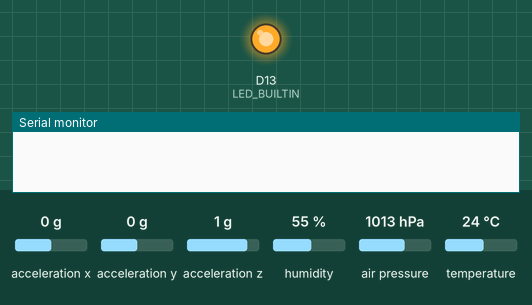
Recording of a sketch running on a simulated Arduino Nano 33 BLE. Shown: output pins drawn as LEDs (lit = HIGH), the last lines printed to the serial monitor. Inputs (shaded band) come from the test bench; at power-on: acceleration x 0 g, acceleration y 0 g, acceleration z 1 g, humidity 55 %, air pressure 1013 hPa, temperature 24 °C. Nothing arrives over Bluetooth unless stated; a phone connects over Bluetooth LE 3 s after start.

Above: at 0.1 s.
At 5.1 s:
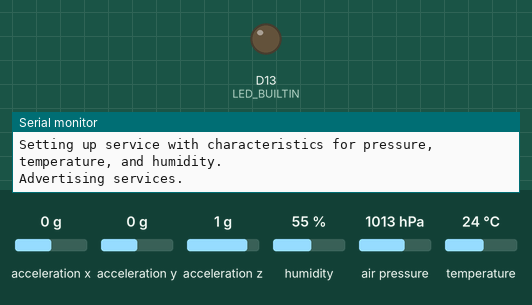
Timing chart, 0 to 9.5 s (numbered marks = the images above):
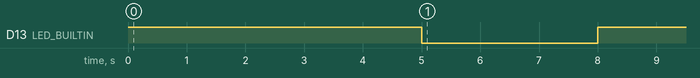

The sketch:

FINAL_Anne_BLE_TempAngle.ino
```cpp
#include <ArduinoBLE.h>
#include <Arduino_HTS221.h>
#include <Arduino_LPS22HB.h>
#include <Arduino_LSM9DS1.h>

// Declare the variables for reading barometric pressure, temperature, and humidity, respectively.
float p;
float t;
float h;
float x, y, z;
int degreesX = 0;
int degreesY = 0;

// Declare Bluetooth service name, and characteristics. All are standard GATT services.
BLEService environmentalSensingService("181A");
BLEUnsignedIntCharacteristic pressureCharacteristic("2A6D", BLERead); // 32-bit unsigned in Pascals, 1 decimal place.
BLEShortCharacteristic temperatureCharacteristic("2A6E", BLERead); // 16-bit signed, 2 decimal places.
BLEUnsignedIntCharacteristic humidityCharacteristic("2A6F", BLERead); // 16-bit unsigned, 2 decimal places.
BLEShortCharacteristic CharacteristicX("2201", BLERead);
BLEShortCharacteristic CharacteristicY("2202", BLERead);
BLEShortCharacteristic CharacteristicZ("2203", BLERead);


// Error pulse of death. Loops forever. Only used if there are problems.
void error_pulse() {
  while (1) {
    for (int i=0; i<3; i++) {
      digitalWrite(LED_BUILTIN, HIGH);
      delay(166);
      digitalWrite(LED_BUILTIN, LOW);
      delay(167);
    }
    delay(1001);
  }
}

void setup() {
  // Illuminate LED for 5sec to indicate startup.
  pinMode(LED_BUILTIN, OUTPUT);
  digitalWrite(LED_BUILTIN, HIGH);
  delay(5000);

  // Initialize serial for debug output.
  Serial.begin(9600);

  // Initialize atmospheric sensors.
  Serial.println("Initializing humidity and temperature sensor.");
  if (!HTS.begin()) {
    Serial.println("Failed.");
    error_pulse();
  }
  Serial.println("Initializing barometric pressure sensor.");
  if (!BARO.begin()) {
    Serial.println("Failed.");
    error_pulse();
  }

    Serial.println("Initializing sensor");
  if (!IMU.begin()) { Serial.println("Failed to initialize IMU!");  while (1);  }


  // Initialize Bluetooth communication.
  Serial.println("Initializing Bluetooth communication.");
  if (!BLE.begin()) {
    Serial.println("Failed.");
    error_pulse();
  }

  // Set up Bluetooth Environmental Sensing service.
  Serial.println("Setting up service with characteristics for pressure, temperature, and humidity.");
  BLE.setLocalName("Nano33BLE");
  BLE.setAdvertisedService(environmentalSensingService);

  // Add characteristics for barometric pressure, temperature, and humidity.
  environmentalSensingService.addCharacteristic(pressureCharacteristic);
  environmentalSensingService.addCharacteristic(temperatureCharacteristic);
  environmentalSensingService.addCharacteristic(humidityCharacteristic);
  environmentalSensingService.addCharacteristic(CharacteristicX);
  environmentalSensingService.addCharacteristic(CharacteristicY);
  environmentalSensingService.addCharacteristic(CharacteristicZ);

  // Make the service available.
  BLE.addService(environmentalSensingService);
  BLE.setConnectable(true);
  Serial.println("Advertising services.");
  BLE.advertise();

  // Turn off LED to indicate startup is complete.
  digitalWrite(LED_BUILTIN, LOW);
}

void loop() {

  // Wait for a connection from a central.
  BLEDevice central = BLE.central();

  // When a connection is made, activate LED and write address to serial for debug.
  if (central) {
    digitalWrite(LED_BUILTIN, HIGH);
    Serial.print("Incoming connection from: ");
    Serial.println(central.address());

    while (central.connected()) {
      // Get readings from sensors and update the charcteristic values.
      p = BARO.readPressure(KILOPASCAL);
      t = HTS.readTemperature(CELSIUS) - 4; // Subtract 4 deg C to compensate for heat generated by Nano 33 board.
      h = HTS.readHumidity();

      // Write values to serial port for debug.
      Serial.print("Pressure: ");
      Serial.print(p);
      Serial.println("kPa");
      Serial.print("Temperature: ");
      Serial.print(t);
      Serial.println("°C");
      Serial.print("Humidity: ");
      Serial.print(h);
      Serial.println("%");

      if (IMU.accelerationAvailable()) { IMU.readAcceleration(x, y, z);  }
      degreesX = map(100*abs(x), 0, 100, 0, 90);  // map values 0-1 to 0-90
      degreesY = map(100*abs(y), 0, 100, 0, 90);
      Serial.print(degreesX);
      Serial.println("  degrees");
      Serial.print(degreesY);
      Serial.println("  degrees");


      // Update Bluetooth characteristics with new values.
      pressureCharacteristic.writeValue((uint32_t) round(p * 10000)); // Convert kPa to Pa and shift for one decimal place.
      temperatureCharacteristic.writeValue((int16_t) round(t * 100)); // Shift for two decimal places.
      humidityCharacteristic.writeValue((uint16_t) round(h * 100)); // Shift for two decimal places.

      CharacteristicX.writeValue((int16_t) round(degreesX*10));
      CharacteristicY.writeValue((int16_t) round(degreesY*10));

      // Delay between updates. (Don't make too long of connections start to timeout.)
      delay(3000);
    }

    // Turn off LED when connection is dropped.
    digitalWrite(LED_BUILTIN, LOW);
    Serial.println("Connection terminated.");
  }
}
```

Measured:
- by itself, D13 (LED_BUILTIN): HIGH → LOW at 5.0 s, → HIGH 3.0 s later
